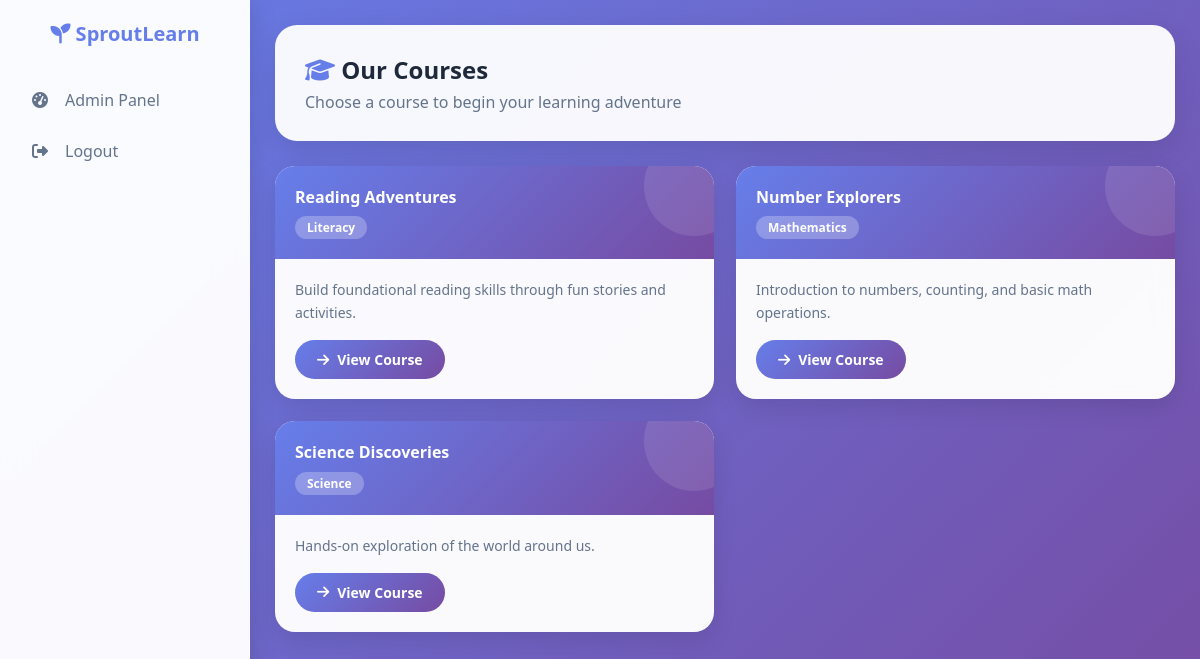
Page /courses.php (signed in) on the committed database.
### tables this page shows
CREATE TABLE IF NOT EXISTS courses (
    id          INT AUTO_INCREMENT PRIMARY KEY,
    title       VARCHAR(150) NOT NULL,
    description TEXT,
    category    VARCHAR(80)  DEFAULT NULL,
    order_index INT          DEFAULT 0,
    is_active   TINYINT(1)   DEFAULT 1,
    created_at  TIMESTAMP    DEFAULT CURRENT_TIMESTAMP
);

### config.php (called while the page is built, shortened)
<?php
function getDBConnection() {
    try {
        $pdo = new PDO("mysql:host=".DB_HOST.";dbname=".DB_NAME.";charset=utf8mb4", DB_USER, DB_PASS);
        $pdo->setAttribute(PDO::ATTR_ERRMODE, PDO::ERRMODE_EXCEPTION);
        return $pdo;
    } catch(PDOException $e) {
        error_log('DB connection failed: ' . $e->getMessage());
        return null;
    }
}
function getCourses() {
    $pdo = getDBConnection(); if(!$pdo) return [];
    $stmt = $pdo->query("SELECT * FROM courses WHERE is_active=1 ORDER BY order_index");
    return $stmt->fetchAll();
}
?>

### courses.php (the view, shortened to what this page needs)
<?php
require_once 'config.php';
$courses = getCourses();
?>
<!DOCTYPE html>
<html lang="en">
<head>
    <link rel="stylesheet" href="https://cdnjs.cloudflare.com/ajax/libs/font-awesome/6.4.0/css/all.min.css">
</head>
<body>
<div class="particles">
</div>
<div class="sidebar"><?php include 'sidebar.php'; ?></div>
<div class="main-content">
    <div class="page-header">
        <h1><i class="fas fa-graduation-cap" style="color:var(--primary)"></i> Our Courses</h1>
        <p>Choose a course to begin your learning adventure</p>
    </div>
    <?php if(empty($courses)): ?>
        <div style="background:rgba(255,255,255,0.95);border-radius:20px;padding:40px;text-align:center;box-shadow:0 10px 30px rgba(0,0,0,0.1);">
            <i class="fas fa-book-open" style="font-size:48px;color:#cbd5e1;"></i>
            <p style="color:#64748b;margin-top:12px;">No courses available yet.</p>
        </div>
    <?php else: ?>
    <div class="courses-grid">
        <?php foreach($courses as $c): ?>
        <div class="course-card">
            <div class="course-card-header">
                <h3><?= htmlspecialchars($c['title']) ?></h3>
                <span class="course-badge"><?= htmlspecialchars($c['category'] ?? 'General') ?></span>
            </div>
            <div class="course-body">
                <p><?= htmlspecialchars($c['description']) ?></p>
                <a href="course-view.php?id=<?= (int)$c['id'] ?>" class="btn">
                    <i class="fas fa-arrow-right"></i> View Course
                </a>
            </div>
        </div>
        <?php endforeach; ?>
    </div>
    <?php endif; ?>
</div>
</body>
</html>

### courses.php (style rules this page uses)
:root { --primary:#667eea; --secondary:#764ba2; --white:#fff; --text:#1e293b; }
* { margin:0; padding:0; box-sizing:border-box; }
body { font-family:'Segoe UI',sans-serif; background: linear-gradient(135deg,#667eea,#764ba2,#f093fb,#4facfe,#43e97b); background-size: 400% 400%; animation: gradientBG 14s ease infinite; min-height: 100vh; }
.particles { position:fixed; top:0; left:0; width:100%; height:100%; pointer-events:none; z-index:0; overflow:hidden; }
.sidebar { width:250px; background:rgba(255,255,255,0.97); backdrop-filter:blur(16px); position:fixed; height:100vh; padding:20px 0; box-shadow:2px 0 24px rgba(0,0,0,0.12); z-index:100; transition:width 0.3s; }
.main-content { margin-left:250px; padding:25px; position:relative; z-index:1; }
.page-header { background:rgba(255,255,255,0.95); backdrop-filter:blur(10px); padding:28px 30px; border-radius:22px; margin-bottom:25px; box-shadow:0 10px 30px rgba(0,0,0,0.1); animation:fadeSlideIn 0.5s ease; }
.page-header h1 { font-size:24px; color:var(--text); }
.page-header p { color:#64748b; margin-top:5px; }
.courses-grid { display:grid; grid-template-columns:repeat(auto-fill,minmax(300px,1fr)); gap:22px; }
.course-card { background:rgba(255,255,255,0.97); backdrop-filter:blur(10px); border-radius:20px; overflow:hidden; box-shadow:0 8px 24px rgba(0,0,0,0.1); transition:transform 0.3s, box-shadow 0.3s; animation:fadeSlideIn 0.5s ease both; }
.course-card:nth-child(1) { animation-delay:0.05s; }
.course-card:nth-child(2) { animation-delay:0.10s; }
.course-card:nth-child(3) { animation-delay:0.15s; }
.course-card-header { padding:20px; background:linear-gradient(135deg,var(--primary),var(--secondary)); position:relative; overflow:hidden; }
.course-card-header::after { content:''; position:absolute; top:-30px; right:-30px; width:100px; height:100px; background:rgba(255,255,255,0.1); border-radius:50%; }
.course-card-header h3 { color:white; font-size:16px; line-height:1.4; }
.course-badge { display:inline-block; margin-top:8px; padding:3px 12px; background:rgba(255,255,255,0.25); border-radius:50px; font-size:12px; color:white; font-weight:600; }
.course-body { padding:20px; }
.course-body p { color:#64748b; font-size:14px; line-height:1.6; margin-bottom:16px; }
.btn { display:inline-flex; align-items:center; gap:8px; background:linear-gradient(135deg,var(--primary),var(--secondary)); color:white; padding:10px 22px; border-radius:50px; text-decoration:none; font-weight:600; font-size:14px; transition:transform 0.2s, box-shadow 0.2s; }

### rows in the picture
courses: title "Reading Adventures", category "Literacy", description "Build foundational reading skills through fun stories and activities."
courses: title "Number Explorers", category "Mathematics", description "Introduction to numbers, counting, and basic math operations."
courses: title "Science Discoveries", category "Science", description "Hands-on exploration of the world around us."
